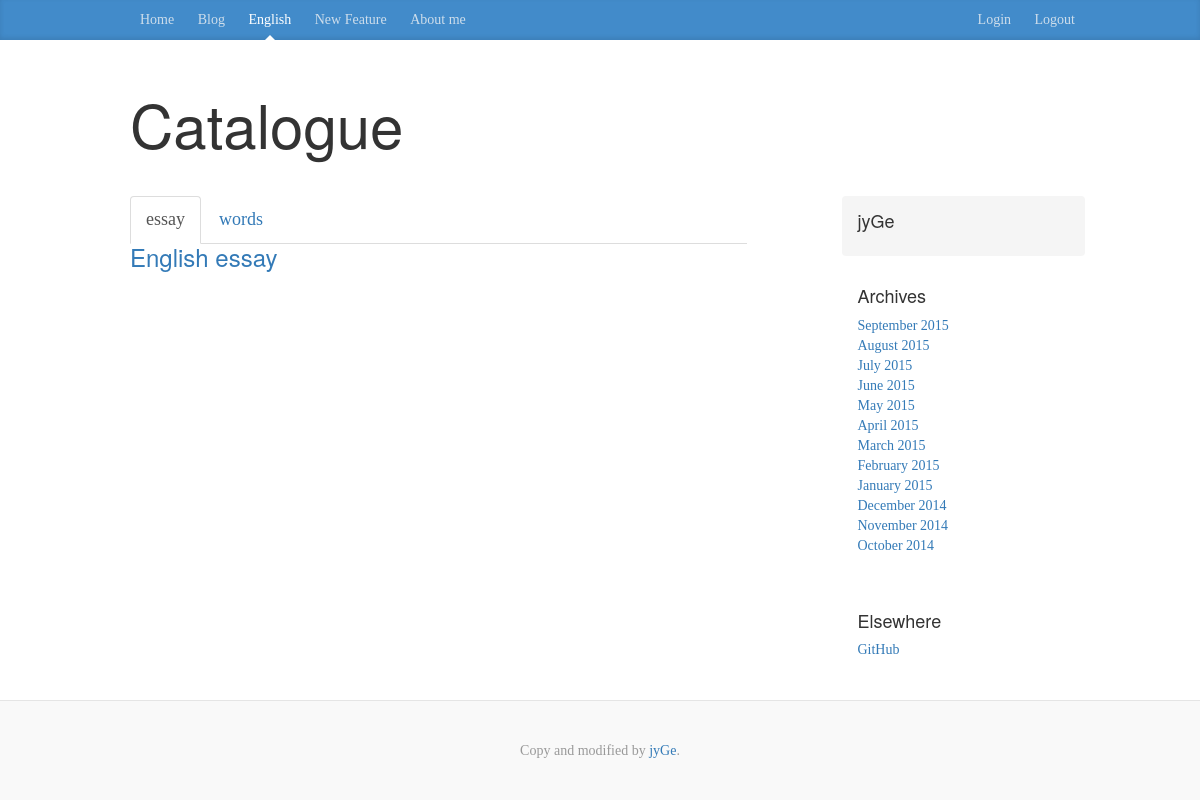
/sblog/english/, run on the app's committed database.
### sblog/models.py (models this page shows, shortened)
class Catalogue(models.Model):
	catalogue_name = models.CharField(max_length=20, blank=True)

class Article(models.Model):
	caption = models.CharField(max_length=50)
	author = models.ForeignKey(Author)
	catalogue = models.ForeignKey(Catalogue)
	content = models.TextField()
	publish_time = models.DateTimeField(auto_now_add=True)
	update_time = models.DateTimeField(auto_now=True)
	class Meta:
		ordering = ['-publish_time']

### sblog/views.py (the view)
def english_catalogue(request):
	catalogues = Catalogue.objects.all()
	articles = Article.objects.all()
	word_lists = WordList.objects.all()
	return render(request, 'sblog/english_catalogue.html',
		{'catalogues': catalogues,
		'articles': articles,
		'word_lists': word_lists,
		})

### sblog/templates/sblog/english_catalogue.html (shortened to what this page needs)
{% extends "sblog/base.html" %}
{% block content %}
<div class="container">
  <div class="blog-header">
    <h1 class="blog-title">Catalogue</h1>
  </div>
  <div class="row">
    <div class="col-sm-8 blog-main">
    <div>
      <ul class="nav nav-tabs">
       {% for catalogue in catalogues %}
        <li role="presentation" data-toggle="tab"><a href="#{{catalogue.catalogue_name}}">{{ catalogue.catalogue_name}}</a></li>
       {% endfor %}
       </ul>
       </div>
        <div>
       {% for article in articles %}
       <h3 id="essay"><a href="">{{ article.caption }}</a></h3>{% endfor %}
       </div>
    </div>
    <div class="col-sm-3 col-sm-offset-1 blog-sidebar">
      <div class="sidebar-module sidebar-module-inset">
        <h4>jyGe</h4>
      </div>
      <div class="sidebar-module">
        <h4>Archives</h4>
        <ol class="list-unstyled">
          <li><a href="#">September 2015</a></li>
          <li><a href="#">August 2015</a></li>
          <li><a href="#">July 2015</a></li>
          <li><a href="#">June 2015</a></li>
          <li><a href="#">May 2015</a></li>
          <li><a href="#">April 2015</a></li>
          <li><a href="#">March 2015</a></li>
          <li><a href="#">February 2015</a></li>
          <li><a href="#">January 2015</a></li>
          <li><a href="#">December 2014</a></li>
          <li><a href="#">November 2014</a></li>
          <li><a href="#">October 2014</a></li>
        </ol>
      </div>
      <div class="sidebar-module">
        <h4>Elsewhere</h4>
        <ol class="list-unstyled">
          <li><a href="https://github.com/jyGe">GitHub</a></li>
        </ol>
      </div>
    </div>
  </div>
</div>
{% endblock %}

### sblog/static/sblog/blog.css (style rules this page uses)
body { font-family: Georgia, "Times New Roman", Times, serif; color: #555; }
h1, .h1, h2, .h2, h3, .h3, h4, .h4, h5, .h5, h6, .h6 { margin-top: 0; font-family: "Helvetica Neue", Helvetica, Arial, sans-serif; font-weight: normal; color: #333; }
@media (min-width: 1200px) { .container { width: 970px; } }
.blog-header { padding-top: 20px; padding-bottom: 20px; }
.blog-title { margin-top: 30px; margin-bottom: 0; font-size: 60px; font-weight: normal; }
.blog-main { font-size: 18px; line-height: 1.5; }
.sidebar-module { padding: 15px; margin: 0 -15px 15px; }
.sidebar-module-inset { padding: 15px; background-color: #f5f5f5; border-radius: 4px; }

### data on the page
Catalogue: catalogue_name "essay"
Catalogue: catalogue_name "words"
Article: caption "English essay"
